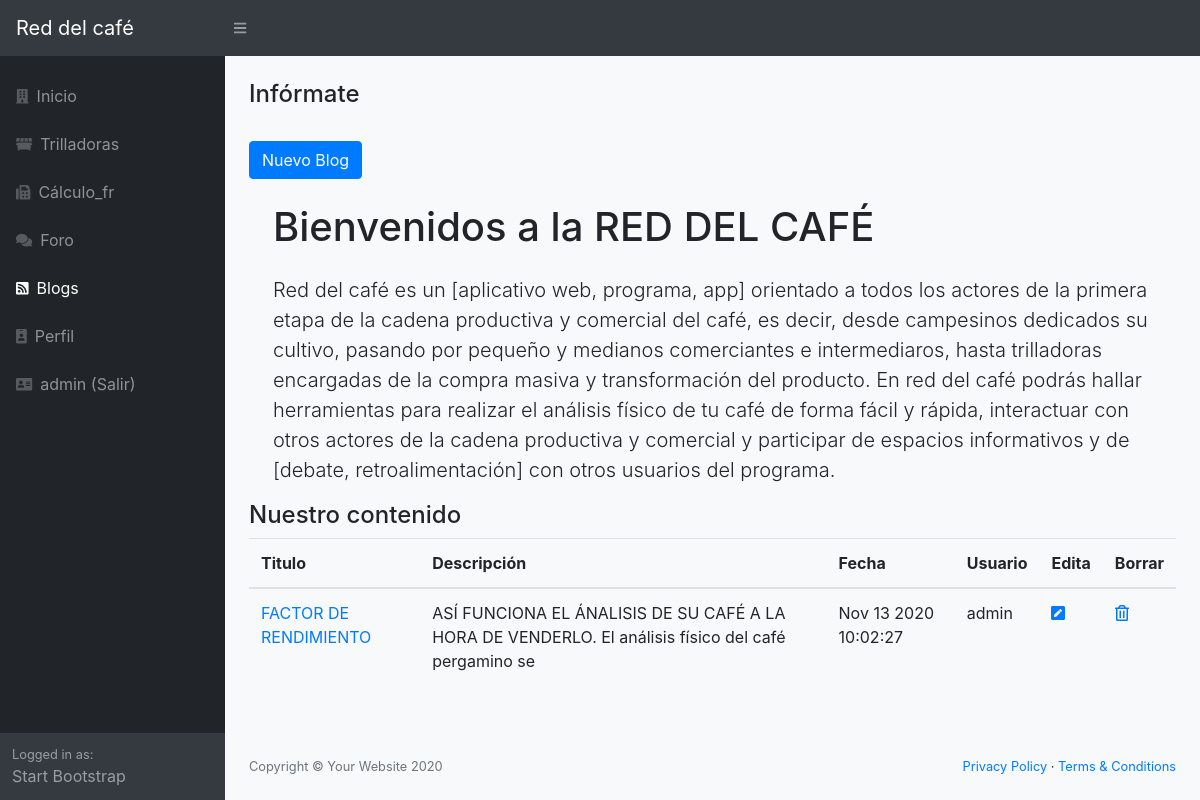
The app's page /blogs (signed in) with its own data.
### red/models.py (models this page shows, shortened)
class Usuarios(db.Model):
    __tablename__ = 'usuarios'
    id = Column(Integer, primary_key=True)
    username = Column(String(100), nullable=False)
    password_hash = Column(String(128), nullable=False)
    nombre = Column(String(200), nullable=False)
    email = Column(String(200), nullable=False)
    admin = Column(Boolean, default=False)
    @property
    def password(self):
        raise AttributeError('password is not a readable attribute')
    def is_admin(self):
        return self.admin

class Blogs(db.Model):
    __tablename__ = 'blogs'
    id = Column(Integer, primary_key=True)
    titulo = Column(String(100))
    descripcion = Column(String(255))
    created_at = db.Column(db.DateTime)
    UsuarioId = Column(Integer, ForeignKey('usuarios.id'), nullable=False)
    usuario = relationship("Usuarios", backref="blogs")
    def __repr__(self):
        return (u'<{self.__class__.__name__}: {self.id}>'.format(self=self))

### red/app.py (the view)
@app.route("/blogs")
def blogs():
    from red.models import Blogs, Usuarios
    blogs = Blogs.query.all()
    print(blogs)
    return render_template("blogs.html", blogs=blogs)

### red/app.py (called while the page is built)
@login_manager.user_loader
def load_user(user_id):
    from red.models import Usuarios
    return Usuarios.query.get(int(user_id))

### red/templates/blogs.html (shortened to what this page needs)
{% extends "base.html" %} {% block title %}Red del café{% endblock %} {% block body %}
<div class="container">
  <div class="row">
    <div class="col-md-12">
      <h4>Infórmate</h4>
      <br/>
      {% if current_user.is_authenticated %}
        <a class="btn btn-primary" href="{{url_for('blogs_new')}}" role="button">Nuevo Blog</a>
      {% endif %}
      <div class="container-fluid">
        <h1 class="mt-4 mb-4" >Bienvenidos a la RED DEL CAFÉ</h1>
        <p class="lead">Red del café es un [aplicativo web, programa, app] orientado a todos los actores de la primera etapa de la cadena productiva y comercial del café, es decir, desde campesinos dedicados su cultivo, pasando por pequeño y medianos comerciantes e intermediaros, hasta trilladoras encargadas de la compra masiva y transformación del producto.
          En red del café podrás hallar herramientas para realizar el análisis físico de tu café de forma fácil y rápida, interactuar con otros actores de la cadena productiva y comercial y participar de espacios informativos y de [debate, retroalimentación] con otros usuarios del programa.
        </p>
      </div>
      <h4>Nuestro contenido</h4>
      <div class="panel panel-default">
        <table class="table">
          <thead>
            <th>Titulo</th>
            <th>Descripción</th>
            <th>Fecha</th>
            <th>Usuario</th>
            {% if current_user.is_authenticated %}
              <th>Edita</th>
              <th>Borrar</th>
            {% endif %}
          </thead>
          <tbody>
            {% for frs in blogs %}
              <tr>
                <td><a href="{{url_for('blogs_view',id=frs.id)}}">{{frs.titulo}}</a></td>
                <td>{{frs.descripcion[0:100]}}</td>
                <td>{{frs.created_at.strftime("%b %d %Y %H:%M:%S")}}</td>
                <td>{{frs.usuario.username}}</td>
                {% if current_user.is_authenticated %}
                  {% if current_user.is_admin() %}
                    <td><a href="{{url_for('blogs_edit',id=frs.id)}}"><i class="fas fa-pen-square"></i></a></td>
                    <td><a href="{{url_for('blogs_delete',id=frs.id)}}"><i class="far fa-trash-alt"></i></a></td>
                  {% endif %}
                {% endif %}
              </tr>
            {% endfor %}
          </tbody>
        </table>
      </div>
</div>
{% endblock %}

### red/templates/base.html (shortened to what this page needs)
<!DOCTYPE html>
<html lang="en">
<head>
    <link rel="stylesheet" href="{{ url_for('static', filename='css/styles.css') }}">
    <link href="https://cdn.datatables.net/1.10.20/css/dataTables.bootstrap4.min.css" rel="stylesheet" />
</head>
<body class="sb-nav-fixed bg-light">
    <nav class="sb-topnav navbar navbar-expand navbar-dark bg-dark">
        <a class="navbar-brand" href="/">Red del café</a>
        <button class="btn btn-link btn-sm order-1 order-lg-0" id="sidebarToggle" href="#"><i
              class="fas fa-bars"></i></button>
    </nav>
    <div id="layoutSidenav">
        <div id="layoutSidenav_nav">
            <nav class="sb-sidenav accordion sb-sidenav-dark" id="sidenavAccordion">
                <div class="sb-sidenav-menu">
                    <div class="nav">
                        <a class="nav-link mt-3" href="/">
                            <div class="sb-nav-link-icon"><i class="fas fa-building"></i></div>
                            Inicio
                        </a>
                        <a class="nav-link" href="/trilladoras">
                            <div class="sb-nav-link-icon"><i class="fas fa-dumpster"></i></div>
                            Trilladoras
                        </a>
                        <a class="nav-link" href="/calculo">
                            <div class="sb-nav-link-icon"><i class="fas fa-fax"></i></div>
                            Cálculo_fr
                        </a>
                        <a class="nav-link" href="/foros">
                            <div class="sb-nav-link-icon"><i class="fas fa-comments"></i></div>
                            Foro
                        </a>
                        <a class="nav-link" href="/blogs">
                            <div class="sb-nav-link-icon"><i class="fas fa-rss-square"></i></div>
                            Blogs
                        </a>
                        {% if current_user.is_authenticated %}
                        <a class="nav-link " href="/perfil/{{ current_user.username}}">
                            <div class="sb-nav-link-icon"><i class="fas fa-id-badge"></i></div>
                            Perfil</a>
                        <a class="nav-link" href="/logout">
                            <div class="sb-nav-link-icon"><i class="fas fa-address-card"></i></div>
                            {{ current_user.username}} (Salir)</a>
                        {% endif %}
                    </div>
                </div>
                <div class="sb-sidenav-footer">
                    <div class="small">Logged in as:</div>
                    Start Bootstrap
                </div>
            </nav>
        </div>
        <div id="layoutSidenav_content">
            <main class="pt-4">
                {% block body%} {% endblock %}
            </main>
            <footer class="py-4 bg-light mt-auto">
                <div class="container-fluid">
                    <div class="d-flex align-items-center justify-content-between small">
                        <div class="text-muted">Copyright &copy; Your Website 2020</div>
                        <div>
                            <a href="#">Privacy Policy</a> &middot;
                            <a href="#">Terms &amp; Conditions</a>
                        </div>
                    </div>
                </div>
            </footer>
        </div>
    </div>
</body>
</html>

### records on screen
Usuarios: username "admin"
Blogs: titulo "FACTOR DE RENDIMIENTO", descripcion "ASÍ FUNCIONA EL ÁNALISIS DE SU CAFÉ A LA HORA DE VENDERLO. El análisis físico del café pergamino se", created_at "Nov 13 2020 10:02:27", usuario.username "admin"
